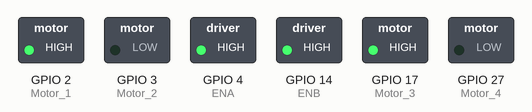
Bench run of a program on a simulated Raspberry Pi (BCM pin numbers). Parts: switched loads named in the program (green lamp = pin HIGH).

Above: at 0.1 s.
Timing chart, 0 to 1.6 s (numbered marks = the images above):
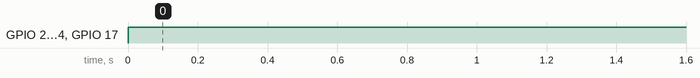

Measured:
- by itself, GPIO 2 (Motor_1), GPIO 4 (ENA), GPIO 14 (ENB), GPIO 17 (Motor_3): LOW → HIGH at 0.00 s

The program:

L298_MotorDriver.py
```python
import RPi.GPIO as GPIO
from time import sleep

GPIO.setmode(GPIO.BCM)
GPIO.setwarnings(False)

GPIO.setup(2,GPIO.OUT)
GPIO.setup(3,GPIO.OUT)
GPIO.setup(4,GPIO.OUT)
GPIO.setup(14,GPIO.OUT)
GPIO.setup(17,GPIO.OUT)
GPIO.setup(27,GPIO.OUT)

Motor_1 = 2
Motor_2 = 3
Motor_3 = 17
Motor_4 = 27

ENA = 4
ENB = 14

def Test():
  GPIO.output(Motor_3,GPIO.HIGH)
  GPIO.output(Motor_4,GPIO.LOW)

def Forward():
    GPIO.output(Motor_1,GPIO.HIGH)
    GPIO.output(Motor_2,GPIO.LOW)
    GPIO.output(Motor_3,GPIO.HIGH)
    GPIO.output(Motor_4,GPIO.LOW)
    GPIO.output(ENA,-120)
    GPIO.output(ENB,-150)


def Right():
    GPIO.output(Motor_1,GPIO.HIGH)
    GPIO.output(Motor_2,GPIO.LOW)
    GPIO.output(Motor_3,GPIO.LOW)
    GPIO.output(Motor_4,GPIO.LOW)


def Left():
    GPIO.output(Motor_1,GPIO.LOW)
    GPIO.output(Motor_2,GPIO.LOW)
    GPIO.output(Motor_3,GPIO.LOW)
    GPIO.output(Motor_4,GPIO.HIGH)


def Stop():
    GPIO.output(Motor_1,GPIO.LOW)
    GPIO.output(Motor_2,GPIO.LOW)
    GPIO.output(Motor_3,GPIO.LOW)
    GPIO.output(Motor_4,GPIO.LOW)

def Backward():
    GPIO.output(Motor_1,GPIO.LOW)
    GPIO.output(Motor_2,GPIO.HIGH)
    GPIO.output(Motor_3,GPIO.LOW)
    GPIO.output(Motor_4,GPIO.HIGH)


while True:
    try:
      Forward()

    except KeyboardInterrupt:
        break

Stop()
```
